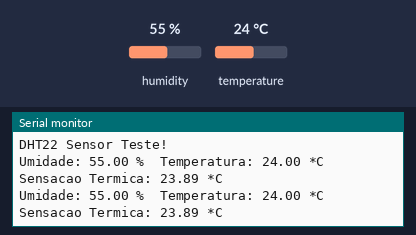
Recording of a sketch running on a simulated Arduino Uno, built with avr-gcc and run on an emulated ATmega328P. Parts: the last lines printed to the serial monitor. The test bench sets the inputs (shaded band); at power-on: humidity 55 %, temperature 24 °C.

Above: at 4.8 s.
4.9 s: humidity set to 22 %
At 7.0 s:
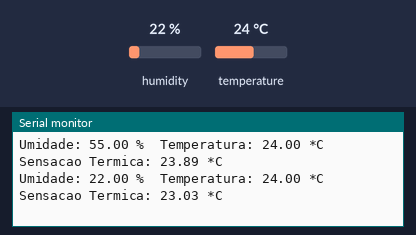
7.9 s: temperature set to 12 °C
At 8.8 s:
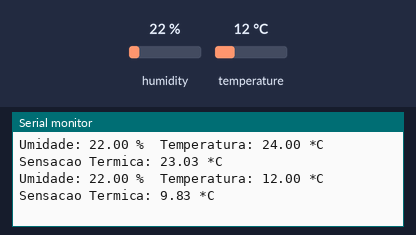
10.9 s: humidity set to 40 %
At 12.4 s:
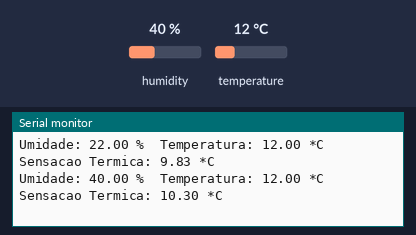
Timing chart, 0 to 13.9 s (numbered marks = the images above; inputs shaded):
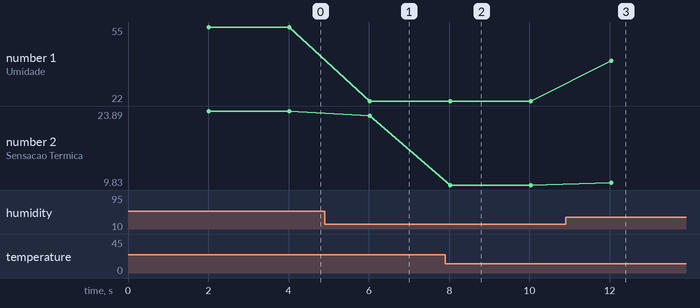

The sketch:

DHT.ino
```cpp
#include <Adafruit_Sensor.h>
#include <DHT.h>

#define DHTPIN 4

#define DHTTYPE DHT22

DHT dht(DHTPIN, DHTTYPE);

void setup() {
  Serial.begin(9600);
  Serial.println("DHT22 Sensor Teste!");

  dht.begin();
}

void loop() {
  delay(2000);

  float h = dht.readHumidity();
  float t = dht.readTemperature();

  if (isnan(h) || isnan(t)) {
    Serial.println("Falha na leitura do sensor DHT22!");
    return;
  }

  float hic = dht.computeHeatIndex(t, h, false);

  Serial.print("Umidade: ");
  Serial.print(h);
  Serial.print(" %\t");

  Serial.print("Temperatura: ");
  Serial.print(t);
  Serial.print(" *C ");

  Serial.print("Sensacao Termica: ");
  Serial.print(hic);
  Serial.println(" *C");
}
```

Measured:
- after the input at 4.9 s, the serial monitor: prints a new line after 1.1 s (image 1)
- after the input at 7.9 s, the serial monitor: prints a new line after 0.13 s (image 2)
- after the input at 10.9 s, the serial monitor: prints a new line after 1.1 s (image 3)
- plotted number 1: 55 → 22 after the input at 4.9 s, 22 → 40 after the input at 10.9 s
- plotted number 2: 23.89 → 23.03 after the input at 4.9 s, 23.03 → 9.83 after the input at 7.9 s, 9.83 → 10.3 after the input at 10.9 s
